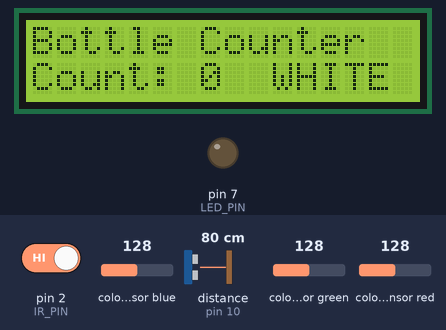
This sketch was run on a simulated Arduino Uno, built with avr-gcc and run on an emulated ATmega328P. Parts: 16×2 character LCD, output pins drawn as LEDs (lit = HIGH). Wiring (inferred from the names in the program): ultrasonic range finder: trigger pin 9; echo pin 10; TCS34725 colour sensor at I2C address 0x29. The inputs (shaded band) are chosen by the test bench; at power-on: distance to the obstacle (sensor on pin 10) 80 cm, colour sensor blue 128, colour sensor green 128, colour sensor red 128, pin 2 (IR_PIN) HIGH. The echo pulse lasts 58.3 µs per cm; pins used as bus, display or sensor lines are not drawn; what the sketch prints to the serial monitor is not drawn.

Above: at 2.8 s.
2.9 s: distance to the obstacle (sensor on pin 10) set to 12 cm
5.2 s: distance to the obstacle (sensor on pin 10) set to 9 cm
At 6.9 s:
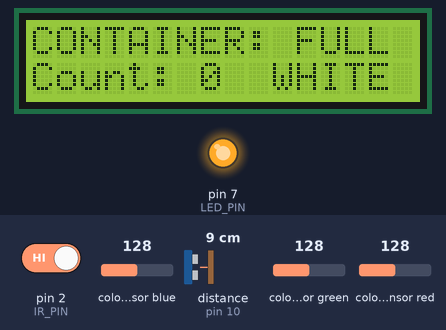
7.5 s: colour sensor blue set to 5
At 9.2 s:
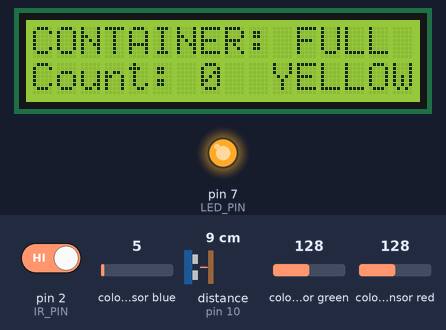
10.2 s: colour sensor green set to 5
At 11.4 s:
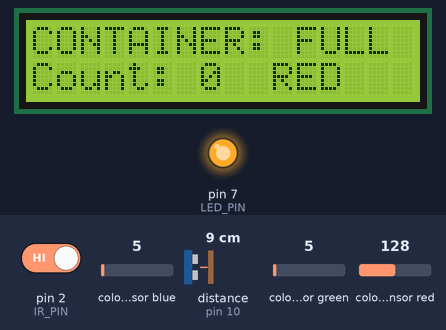
12.4 s: colour sensor red set to 5
At 14.0 s:
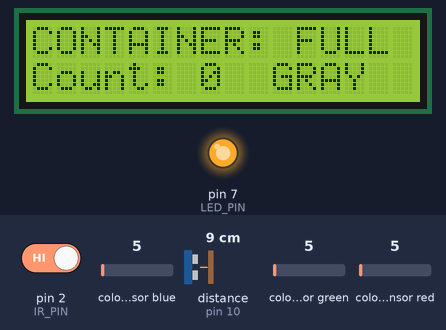
14.6 s: colour sensor blue set to 8
At 16.7 s:
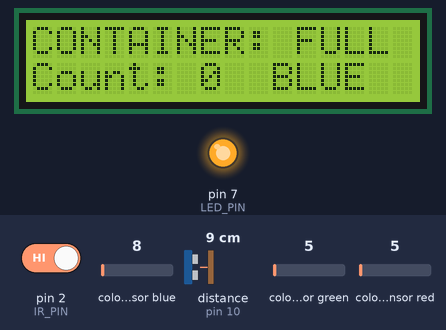
Timing chart, 0 to 17.8 s (numbered marks = the images above; inputs shaded):
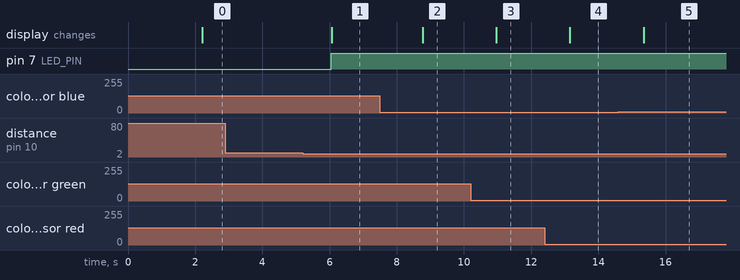

Measured:
- the behaviour switches between 11 and 10 cm on distance to the obstacle (sensor on pin 10) (found by bisection; images 0 and 1)
- the behaviour switches between 6 and 7 on colour sensor blue (found by bisection; images 4 and 5)
- after the input at 2.9 s, every drawn part: stays the same
- after the input at 5.2 s, pin 7 (LED_PIN): LOW → HIGH after 0.86 s; the display: changes after 0.87 s (image 1)
- after the input at 7.5 s, the display: changes after 1.3 s (image 2)
- after the input at 10.2 s, the display: changes after 0.76 s (image 3)
- after the input at 12.4 s, the display: changes after 0.75 s (image 4)
- after the input at 14.6 s, the display: changes after 0.75 s (image 5)

The sketch:

3RD_TRY.ino
```cpp
#include <LiquidCrystal_I2C.h>
#include <Wire.h>

// Initialize LCD with I2C address 0x27, 16 columns, 2 rows
LiquidCrystal_I2C lcd(0x27, 16, 2);

// Pin definitions
const int IR_PIN = 2;           // IR sensor output pin
const int TRIG_PIN = 9;         // Ultrasonic trigger pin
const int ECHO_PIN = 10;        // Ultrasonic echo pin
const int LED_PIN = 7;

// TCS34725 I2C Address
#define TCS34725_ADDRESS    0x29
#define TCS34725_COMMAND_BIT 0x80

// TCS34725 Register addresses
#define TCS34725_ENABLE     0x00
#define TCS34725_ATIME      0x01
#define TCS34725_CONTROL    0x0F
#define TCS34725_ID         0x12
#define TCS34725_STATUS     0x13
#define TCS34725_CDATAL     0x14
#define TCS34725_CDATAH     0x15
#define TCS34725_RDATAL     0x16
#define TCS34725_RDATAH     0x17
#define TCS34725_GDATAL     0x18
#define TCS34725_GDATAH     0x19
#define TCS34725_BDATAL     0x1A
#define TCS34725_BDATAH     0x1B

// TCS34725 Enable register bits
#define TCS34725_ENABLE_AIEN   0x10
#define TCS34725_ENABLE_WEN    0x08
#define TCS34725_ENABLE_AEN    0x02
#define TCS34725_ENABLE_PON    0x01

// Variables
int bottleCount = 0;            // Counter for bottles
int lastIRReading = HIGH;       // Last stable IR reading
int currentIRReading = HIGH;    // Current IR reading
unsigned long lastCountTime = 0; // Time of last count
const unsigned long COUNT_DELAY = 1000; // Minimum time between counts (1 second)

// Variables for display updates
int lastDisplayedCount = -1;    // Last count shown on LCD
bool lastContainerStatus = false; // Last container full status
unsigned long lastLevelCheck = 0;  // Time of last level check
const unsigned long LEVEL_CHECK_INTERVAL = 500; // Check level every 500ms

// Container parameters
const float CONTAINER_HEIGHT = 20.0;  // Total height in cm
const float FULL_THRESHOLD = 10.0;    // Distance from sensor when full (10cm)

// Variables for stable readings
const int READINGS_TO_AVERAGE = 3;    // Number of readings to average
float distanceReadings[READINGS_TO_AVERAGE];
int readingIndex = 0;
bool readingsInitialized = false;

// Color sensor variables
unsigned long lastColorCheck = 0;
const unsigned long COLOR_CHECK_INTERVAL = 2000; // Check color every 2 seconds
String lastDetectedColor = "NONE";
bool tcs34725Available = false;

void setup() {
  // Initialize serial communication
  Serial.begin(9600);

  // Initialize I2C with custom pins
  Wire.begin();
  // Note: For Arduino Uno/Nano, we can't change I2C pins easily
  // If you need A2/A3 as I2C, you'll need to use SoftwareWire library
  // For now, using standard I2C pins (A4=SDA, A5=SCL)
  Serial.println("Warning: Using standard I2C pins A4(SDA) and A5(SCL)");
  Serial.println("Connect TCS34725: SDA->A4, SCL->A5");

  // Initialize LCD
  lcd.init();
  lcd.backlight();

  // Initialize pins
  pinMode(IR_PIN, INPUT);
  pinMode(TRIG_PIN, OUTPUT);
  pinMode(ECHO_PIN, INPUT);
  pinMode(LED_PIN, OUTPUT);

  // Turn off LED initially
  digitalWrite(LED_PIN, LOW);

  // Initialize distance readings array
  for (int i = 0; i < READINGS_TO_AVERAGE; i++) {
    distanceReadings[i] = 0;
  }

  // Display initial message
  lcd.setCursor(0, 0);
  lcd.print("Bottle Counter  ");
  lcd.setCursor(0, 1);
  lcd.print("Count: 0        ");

  Serial.println("Bottle Counter with TCS34725 RGB Sensor Started");
  Serial.println("Initializing sensors...");

  // Initialize TCS34725 color sensor
  if (initTCS34725()) {
    Serial.println("TCS34725 sensor initialized successfully!");
    tcs34725Available = true;
  } else {
    Serial.println("TCS34725 sensor not found! Check wiring.");
    tcs34725Available = false;
  }

  // Initialize ultrasonic readings
  delay(1000);
  for (int i = 0; i < READINGS_TO_AVERAGE; i++) {
    float distance = getSingleUltrasonicReading();
    if (distance > 0) {
      distanceReadings[i] = distance;
    }
    delay(100);
  }
  readingsInitialized = true;

  Serial.println("Sensor initialization complete");
}

void loop() {
  // Read IR sensor for bottle counting
  handleBottleCounting();

  // Check container level
  checkContainerLevel();

  // Check color sensor if available
  if (tcs34725Available) {
    checkColorSensor();
  }

  delay(50);  // Small delay for better performance
}

bool initTCS34725() {
  // Check if sensor is present
  uint8_t id = readTCS34725Register(TCS34725_ID);
  if (id != 0x44 && id != 0x10) {
    return false; // Sensor not found
  }

  // Enable the sensor
  writeTCS34725Register(TCS34725_ENABLE, TCS34725_ENABLE_PON);
  delay(3); // Power on delay

  writeTCS34725Register(TCS34725_ENABLE, TCS34725_ENABLE_PON | TCS34725_ENABLE_AEN);
  delay(3); // ADC enable delay

  // Set integration time (154ms for good balance of speed/accuracy)
  writeTCS34725Register(TCS34725_ATIME, 0xC0); // 154ms integration time

  // Set gain (4x gain for good sensitivity)
  writeTCS34725Register(TCS34725_CONTROL, 0x01); // 4x gain

  return true;
}

void writeTCS34725Register(uint8_t reg, uint8_t value) {
  Wire.beginTransmission(TCS34725_ADDRESS);
  Wire.write(TCS34725_COMMAND_BIT | reg);
  Wire.write(value);
  Wire.endTransmission();
}

uint8_t readTCS34725Register(uint8_t reg) {
  Wire.beginTransmission(TCS34725_ADDRESS);
  Wire.write(TCS34725_COMMAND_BIT | reg);
  Wire.endTransmission();

  Wire.requestFrom(TCS34725_ADDRESS, 1);
  return Wire.read();
}

uint16_t readTCS34725Register16(uint8_t reg) {
  Wire.beginTransmission(TCS34725_ADDRESS);
  Wire.write(TCS34725_COMMAND_BIT | reg);
  Wire.endTransmission();

  Wire.requestFrom(TCS34725_ADDRESS, 2);
  uint16_t value = Wire.read();
  value |= Wire.read() << 8;
  return value;
}

void handleBottleCounting() {
  currentIRReading = digitalRead(IR_PIN);

  // Print current sensor state for debugging (less frequently)
  static unsigned long lastPrint = 0;
  if (millis() - lastPrint > 3000) {  // Print every 3 seconds
    Serial.print("IR Sensor: ");
    Serial.println(currentIRReading == HIGH ? "HIGH" : "LOW");
    lastPrint = millis();
  }

  // Only count on one specific transition and with time delay
  if (currentIRReading == LOW && lastIRReading == HIGH &&
      (millis() - lastCountTime) > COUNT_DELAY) {

    bottleCount++;
    lastCountTime = millis();

    Serial.print("Bottle detected! Count: ");
    Serial.println(bottleCount);

    // Update LCD immediately when count changes
    updateCountDisplay();

    // Also check color when a new bottle is detected
    if (tcs34725Available) {
      checkColorSensor();
    }
  }

  lastIRReading = currentIRReading;
}

void checkContainerLevel() {
  // Check level with some interval
  if (millis() - lastLevelCheck < LEVEL_CHECK_INTERVAL) {
    return;
  }

  float distance = getStableUltrasonicDistance();

  // Print distance for debugging
  Serial.print("Distance: ");
  if (distance > 0) {
    Serial.print(distance);
    Serial.print(" cm");
  } else {
    Serial.print("Invalid");
  }

  // Determine if container is full with hysteresis
  bool isFull;
  if (lastContainerStatus) {
    // If was full, need distance > FULL_THRESHOLD + 1 to become not full
    isFull = (distance <= (FULL_THRESHOLD + 1.0) && distance > 0);
  } else {
    // If was not full, need distance <= FULL_THRESHOLD to become full
    isFull = (distance <= FULL_THRESHOLD && distance > 0);
  }

  Serial.print(" - Status: ");
  Serial.println(isFull ? "FULL" : "OK");

  // Control LED based on container status
  if (isFull) {
    digitalWrite(LED_PIN, HIGH);
  } else {
    digitalWrite(LED_PIN, LOW);
  }

  // Update display if status changed
  static int displayUpdateCounter = 0;
  if (isFull != lastContainerStatus || displayUpdateCounter++ > 10) {
    updateLevelDisplay(distance, isFull);
    displayUpdateCounter = 0;
  }

  lastContainerStatus = isFull;
  lastLevelCheck = millis();
}

void checkColorSensor() {
  // Check color less frequently
  if (millis() - lastColorCheck < COLOR_CHECK_INTERVAL) {
    return;
  }

  // Read RGBC values from TCS34725
  uint16_t clear = readTCS34725Register16(TCS34725_CDATAL);
  uint16_t red = readTCS34725Register16(TCS34725_RDATAL);
  uint16_t green = readTCS34725Register16(TCS34725_GDATAL);
  uint16_t blue = readTCS34725Register16(TCS34725_BDATAL);

  // Determine color based on RGB values
  String detectedColor = determineColor(red, green, blue, clear);

  // Enhanced debugging output
  Serial.println("========= TCS34725 COLOR SENSOR =========");
  Serial.print("Raw Readings -> Red: "); Serial.print(red);
  Serial.print(" | Green: "); Serial.print(green);
  Serial.print(" | Blue: "); Serial.print(blue);
  Serial.print(" | Clear: "); Serial.println(clear);

  // Calculate and show ratios
  if (clear > 0) {
    float redRatio = (float)red / clear;
    float greenRatio = (float)green / clear;
    float blueRatio = (float)blue / clear;

    Serial.print("Ratios -> Red: "); Serial.print(redRatio, 3);
    Serial.print(" | Green: "); Serial.print(greenRatio, 3);
    Serial.print(" | Blue: "); Serial.print(blueRatio, 3);
    Serial.println();

    Serial.print("Detected Color: "); Serial.println(detectedColor);
  } else {
    Serial.println("Clear reading is 0 - check sensor or lighting!");
  }
  Serial.println("=========================================");

  // Update display if color changed
  if (detectedColor != lastDetectedColor) {
    updateColorDisplay(detectedColor);
    lastDetectedColor = detectedColor;
  }

  lastColorCheck = millis();
}

String determineColor(uint16_t red, uint16_t green, uint16_t blue, uint16_t clear) {
  // TCS34725 color detection logic

  // Check if readings are valid
  if (clear < 10) {
    return "DARK";
  }

  // Calculate ratios for better color detection
  float redRatio = (float)red / clear;
  float greenRatio = (float)green / clear;
  float blueRatio = (float)blue / clear;

  // Find the dominant color
  float maxRatio = max(redRatio, max(greenRatio, blueRatio));
  float minRatio = min(redRatio, min(greenRatio, blueRatio));
  float contrast = maxRatio - minRatio;

  // If all ratios are similar, it's likely white/gray
  if (contrast < 0.05) {
    if (clear > 1000) {
      return "WHITE";
    } else if (clear > 100) {
      return "GRAY";
    } else {
      return "BLACK";
    }
  }

  // Determine color based on dominant component
  if (redRatio > 0.35 && redRatio > greenRatio * 1.2 && redRatio > blueRatio * 1.2) {
    return "RED";
  }
  else if (greenRatio > 0.35 && greenRatio > redRatio * 1.2 && greenRatio > blueRatio * 1.2) {
    return "GREEN";
  }
  else if (blueRatio > 0.35 && blueRatio > redRatio * 1.2 && blueRatio > greenRatio * 1.2) {
    return "BLUE";
  }
  else if (redRatio > 0.25 && greenRatio > 0.25 && redRatio > blueRatio * 1.5 && greenRatio > blueRatio * 1.5) {
    return "YELLOW";
  }
  else if (redRatio > 0.25 && blueRatio > 0.25 && redRatio > greenRatio * 1.5 && blueRatio > greenRatio * 1.3) {
    return "MAGENTA";
  }
  else if (greenRatio > 0.25 && blueRatio > 0.25 && greenRatio > redRatio * 1.3 && blueRatio > redRatio * 1.3) {
    return "CYAN";
  }

  return "UNKNOWN";
}

void updateLevelDisplay(float distance, bool isFull) {
  // Show level status on first line
  lcd.setCursor(0, 0);
  if (distance > 0) {
    if (isFull) {
      lcd.print("CONTAINER: FULL ");
    } else {
      lcd.print("CONTAINER: OK   ");
    }
  } else {
    lcd.print("SENSOR ERROR    ");
  }
}

void updateColorDisplay(String color) {
  // Show color on second line after count
  lcd.setCursor(10, 1);
  if (color == "DARK" || color == "NONE") {
    lcd.print("      ");
  } else if (color.length() <= 6) {
    lcd.print(color);
    // Pad with spaces to clear previous text
    for (int i = color.length(); i < 6; i++) {
      lcd.print(" ");
    }
  }
}

float getStableUltrasonicDistance() {
  // Get new reading
  float newReading = getSingleUltrasonicReading();

  if (newReading > 0) {  // Valid reading
    // Store in circular buffer
    distanceReadings[readingIndex] = newReading;
    readingIndex = (readingIndex + 1) % READINGS_TO_AVERAGE;

    // Calculate average of valid readings
    float sum = 0;
    int validCount = 0;
    for (int i = 0; i < READINGS_TO_AVERAGE; i++) {
      if (distanceReadings[i] > 0) {
        sum += distanceReadings[i];
        validCount++;
      }
    }

    if (validCount > 0) {
      return sum / validCount;
    }
  }

  return -1;
}

float getSingleUltrasonicReading() {
  // Clear trigger pin
  digitalWrite(TRIG_PIN, LOW);
  delayMicroseconds(2);

  // Send 10us pulse to trigger
  digitalWrite(TRIG_PIN, HIGH);
  delayMicroseconds(10);
  digitalWrite(TRIG_PIN, LOW);

  // Read echo pin and calculate distance
  unsigned long duration = pulseIn(ECHO_PIN, HIGH, 30000);  // 30ms timeout

  if (duration == 0) {
    return -1;  // Invalid reading
  }

  // Calculate distance in cm
  float distance = (duration * 0.0343) / 2;

  // Filter out obviously wrong readings
  if (distance < 1 || distance > 400) {
    return -1;
  }

  return distance;
}

void updateCountDisplay() {
  // Only update if count actually changed
  if (bottleCount != lastDisplayedCount) {
    lcd.setCursor(0, 1);
    lcd.print("Count: ");
    lcd.print(bottleCount);
    lcd.print(" ");  // Space before color

    lastDisplayedCount = bottleCount;
  }
}

// Function to reset counter
void resetCounter() {
  bottleCount = 0;
  lastDisplayedCount = -1;
  lastDetectedColor = "NONE";

  lcd.clear();
  lcd.setCursor(0, 0);
  lcd.print("SYSTEM RESET");
  lcd.setCursor(0, 1);
  lcd.print("Count: 0");
  delay(2000);

  // Reset container status
  lastContainerStatus = false;
  digitalWrite(LED_PIN, LOW);
}
```
